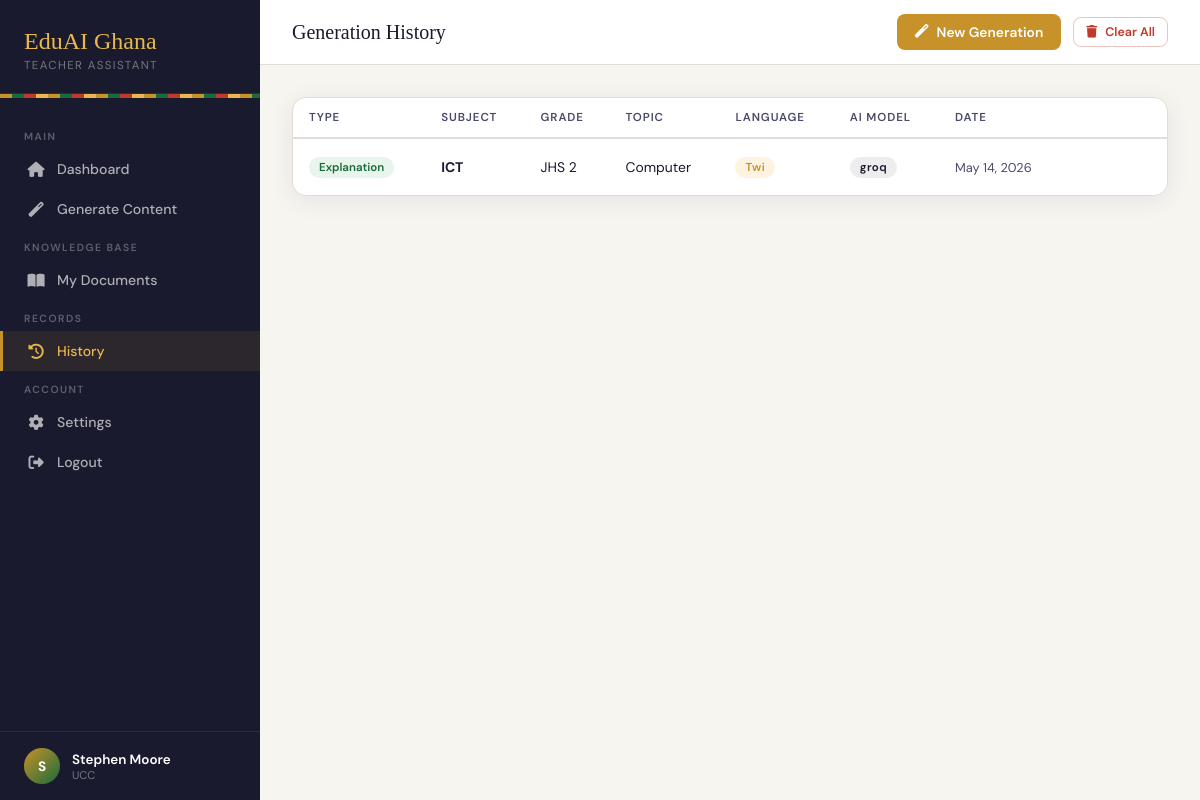
Screenshot of /history (signed in) with the database file from the repository.
### shared/models/database.py (models this page shows)
class User(UserMixin, db.Model):
    __tablename__ = 'users'
    id = db.Column(db.Integer, primary_key=True)
    name = db.Column(db.String(150), nullable=False)
    email = db.Column(db.String(150), unique=True, nullable=False)
    password = db.Column(db.String(200), nullable=False)
    school = db.Column(db.String(200))
    region = db.Column(db.String(100))
    preferred_llm = db.Column(db.String(50), default='groq')
    created_at = db.Column(db.DateTime, default=datetime.utcnow)
    documents = db.relationship('Document', backref='teacher', lazy=True)
    generations = db.relationship('Generation', backref='teacher', lazy=True)

class Generation(db.Model):
    __tablename__ = 'generations'
    id = db.Column(db.Integer, primary_key=True)
    user_id = db.Column(db.Integer, db.ForeignKey('users.id'), nullable=False)
    subject = db.Column(db.String(100))
    grade_level = db.Column(db.String(50))
    generation_type = db.Column(db.String(50))  # lesson_plan, exam_questions, examples, explanation
    prompt = db.Column(db.Text)
    response_english = db.Column(db.Text)
    response_translated = db.Column(db.Text)
    target_language = db.Column(db.String(50))
    audio_url = db.Column(db.String(500))
    llm_used = db.Column(db.String(50))
    created_at = db.Column(db.DateTime, default=datetime.utcnow)

### flask_app/routes/generate.py (the view)
@gen_bp.route('/history')
@login_required
def history():
    gens = Generation.query.filter_by(user_id=current_user.id)\
        .order_by(Generation.created_at.desc()).all()
    return render_template('generate/history.html',
                           generations=gens,
                           generation_types=GENERATION_TYPES,
                           languages=TRANSLATION_LANGUAGES)

### flask_app/templates/generate/history.html (shortened to what this page needs)
{% extends "base.html" %}
{% block page_title %}Generation History{% endblock %}
{% block topbar_actions %}
<a href="{{ url_for('generate.index') }}" class="btn btn-primary"><i class="fas fa-magic"></i> New Generation</a>
{% if generations %}
<button class="btn btn-outline btn-sm" style="color:var(--red);border-color:rgba(192,57,43,0.3);"
  onclick="openDeleteModal('all', null, 'all {{ generations|length }} generations')">
  <i class="fas fa-trash"></i> Clear All
</button>
{% endif %}
{% endblock %}
{% block content %}
<div class="card">
  <div class="card-body" style="padding:0;">
    {% if generations %}
    <table class="table">
      <thead>
        <tr>
          <th>Type</th>
          <th>Subject</th>
          <th>Grade</th>
          <th>Topic</th>
          <th>Language</th>
          <th>AI Model</th>
          <th>Date</th>
          <th style="width:90px;"></th>
        </tr>
      </thead>
      <tbody>
        {% for g in generations %}
        <tr style="cursor:pointer;">
          <td onclick="window.location='{{ '/history/' ~ g.id }}'">
            <span class="gen-type-pill pill-{{ g.generation_type }}">{{ g.generation_type.replace('_',' ').title() }}</span>
          </td>
          <td onclick="window.location='{{ '/history/' ~ g.id }}'"><strong>{{ g.subject }}</strong></td>
          <td onclick="window.location='{{ '/history/' ~ g.id }}'">{{ g.grade_level }}</td>
          <td onclick="window.location='{{ '/history/' ~ g.id }}'">
            {{ g.prompt[:38] }}{% if g.prompt|length > 38 %}...{% endif %}
          </td>
          <td onclick="window.location='{{ '/history/' ~ g.id }}'">
            {% if g.target_language %}
              <span class="badge badge-gold">{{ languages.get(g.target_language, g.target_language) }}</span>
            {% else %}<span style="color:var(--mid);font-size:0.8rem;">English</span>{% endif %}
          </td>
          <td onclick="window.location='{{ '/history/' ~ g.id }}'">
            <span class="badge badge-dark">{{ g.llm_used }}</span>
          </td>
          <td onclick="window.location='{{ '/history/' ~ g.id }}'">
            <span style="color:var(--mid);font-size:0.8rem;white-space:nowrap;">{{ g.created_at.strftime('%b %d, %Y') }}</span>
          </td>
          <td>
          </td>
        </tr>
        {% endfor %}
      </tbody>
    </table>
    {% endif %}
  </div>
</div>
{% endblock %}

### flask_app/templates/base.html (shortened to what this page needs)
<!DOCTYPE html>
<html lang="en">
<head>
  <link rel="stylesheet" href="https://cdnjs.cloudflare.com/ajax/libs/font-awesome/6.5.1/css/all.min.css">
</head>
<body>
{% if current_user.is_authenticated %}
<nav class="sidebar">
  <div class="sidebar-brand">
    <div class="logo-text">EduAI Ghana</div>
    <div class="logo-sub">Teacher Assistant</div>
  </div>
  <div class="sidebar-kente"></div>
  <div class="sidebar-nav">
    <div class="nav-section-label">Main</div>
    <a href="{{ url_for('dashboard.home') }}" class="nav-link {% if request.endpoint == 'dashboard.home' %}active{% endif %}">
      <i class="fas fa-home"></i> Dashboard
    </a>
    <a href="{{ url_for('generate.index') }}" class="nav-link {% if request.endpoint in ['generate.index','generate.generate'] %}active{% endif %}">
      <i class="fas fa-magic"></i> Generate Content
    </a>
    <div class="nav-section-label">Knowledge Base</div>
    <a href="{{ url_for('documents.index') }}" class="nav-link {% if request.endpoint == 'documents.index' %}active{% endif %}">
      <i class="fas fa-book-open"></i> My Documents
    </a>
    <div class="nav-section-label">Records</div>
    <a href="{{ url_for('generate.history') }}" class="nav-link {% if request.endpoint == 'generate.history' %}active{% endif %}">
      <i class="fas fa-history"></i> History
    </a>
    <div class="nav-section-label">Account</div>
    <a href="{{ url_for('settings.index') }}" class="nav-link {% if request.endpoint == 'settings.index' %}active{% endif %}">
      <i class="fas fa-cog"></i> Settings
    </a>
    <a href="{{ url_for('auth.logout') }}" class="nav-link">
      <i class="fas fa-sign-out-alt"></i> Logout
    </a>
  </div>
  <div class="sidebar-user">
    <div class="user-avatar">{{ current_user.name[0].upper() }}</div>
    <div class="user-info">
      <div class="user-name">{{ current_user.name }}</div>
      <div class="user-role">{{ current_user.school or 'Teacher' }}</div>
    </div>
  </div>
</nav>
<div class="main-wrapper">
  <div class="topbar">
    <div class="topbar-title">{% block page_title %}{% endblock %}</div>
    <div class="topbar-actions">{% block topbar_actions %}{% endblock %}</div>
  </div>
  <div class="main-content">
    {% block content %}{% endblock %}
  </div>
</div>
{% else %}
{% block auth_content %}{% endblock %}
{% endif %}
</body>
</html>

### flask_app/templates/base.html (style rules this page uses)
:root { --gold: #C8922A; --gold-light: #E8B84B; --gold-pale: #FDF3E0; --green: #1A6B3A; --green-light: #2D9653; --green-pale: #E8F5ED; --red: #C0392B; --dark: #1A1A2E; --dark-2: #2D2D44; --mid: #4A4A6A; --light: #F7F5F0; --white: #FFFFFF; --border: #E2DDD6; --shadow: 0 4px 24px rgba(26,26,46,0.08); --shadow-lg: 0 12px 48px rgba(26,26,46,0.14); --radius: 14px; --radius-sm: 8px; --font-display: 'Playfair Display', serif; --font-body: 'DM Sans', sans-serif; --font-mono: 'DM Mono', monospace; }
*, *::before, *::after { box-sizing: border-box; margin: 0; padding: 0; }
body { font-family: var(--font-body); background: var(--light); color: var(--dark); min-height: 100vh; display: flex; }
.sidebar { width: 260px; min-height: 100vh; background: var(--dark); display: flex; flex-direction: column; position: fixed; top: 0; left: 0; z-index: 100; transition: transform 0.3s; }
.sidebar-brand { padding: 28px 24px 20px; border-bottom: 1px solid rgba(255,255,255,0.08); }
.sidebar-brand .logo-text { font-family: var(--font-display); font-size: 1.5rem; color: var(--gold-light); line-height: 1.1; }
.sidebar-brand .logo-sub { font-size: 0.72rem; color: rgba(255,255,255,0.4); letter-spacing: 0.12em; text-transform: uppercase; margin-top: 4px; }
.sidebar-kente { height: 4px; background: repeating-linear-gradient(90deg, var(--gold) 0 12px, var(--green) 12px 24px, var(--red) 24px 36px, var(--gold-light) 36px 48px); margin: 0; }
.sidebar-nav { padding: 20px 0; flex: 1; }
.nav-section-label { font-size: 0.65rem; letter-spacing: 0.14em; text-transform: uppercase; color: rgba(255,255,255,0.3); padding: 12px 24px 6px; font-weight: 600; }
.nav-link { display: flex; align-items: center; gap: 12px; padding: 11px 24px; color: rgba(255,255,255,0.65); text-decoration: none; font-size: 0.88rem; font-weight: 500; border-left: 3px solid transparent; transition: all 0.2s; }
.nav-link.active { color: var(--gold-light); border-left-color: var(--gold); background: rgba(200,146,42,0.1); }
.nav-link i { width: 18px; text-align: center; font-size: 0.95rem; }
.sidebar-user { padding: 16px 24px; border-top: 1px solid rgba(255,255,255,0.08); display: flex; align-items: center; gap: 12px; }
.user-avatar { width: 36px; height: 36px; border-radius: 50%; background: linear-gradient(135deg, var(--gold), var(--green)); display: flex; align-items: center; justify-content: center; font-weight: 700; font-size: 0.85rem; color: white; flex-shrink: 0; }
.user-info .user-name { font-size: 0.84rem; font-weight: 600; color: var(--white); }
.user-info .user-role { font-size: 0.7rem; color: rgba(255,255,255,0.4); }
.main-wrapper { margin-left: 260px; flex: 1; min-height: 100vh; display: flex; flex-direction: column; }
.topbar { background: var(--white); border-bottom: 1px solid var(--border); padding: 14px 32px; display: flex; align-items: center; justify-content: space-between; position: sticky; top: 0; z-index: 50; }
.topbar-title { font-family: var(--font-display); font-size: 1.25rem; color: var(--dark); }
.topbar-actions { display: flex; align-items: center; gap: 12px; }
.btn { display: inline-flex; align-items: center; gap: 8px; padding: 9px 18px; border-radius: var(--radius-sm); font-family: var(--font-body); font-size: 0.86rem; font-weight: 600; cursor: pointer; border: none; text-decoration: none; transition: all 0.2s; }
.btn-primary { background: var(--gold); color: white; }
.btn-outline { background: transparent; border: 1.5px solid var(--border); color: var(--mid); }
.btn-sm { padding: 6px 12px; font-size: 0.78rem; }
.main-content { padding: 32px; flex: 1; }
.card { background: var(--white); border-radius: var(--radius); border: 1px solid var(--border); box-shadow: var(--shadow); overflow: hidden; }
.card-body { padding: 24px; }
.badge { display: inline-block; padding: 3px 10px; border-radius: 20px; font-size: 0.72rem; font-weight: 600; letter-spacing: 0.04em; }
.badge-gold { background: var(--gold-pale); color: var(--gold); }
.badge-dark { background: rgba(26,26,46,0.08); color: var(--dark); }
.table { width: 100%; border-collapse: collapse; font-size: 0.87rem; }
.table th { padding: 12px 16px; text-align: left; font-size: 0.72rem; text-transform: uppercase; letter-spacing: 0.08em; color: var(--mid); border-bottom: 2px solid var(--border); font-weight: 600; }
.table td { padding: 14px 16px; border-bottom: 1px solid var(--border); color: var(--dark); vertical-align: middle; }
.table tr:last-child td { border-bottom: none; }

### rows the page displays
User: name "S", name "Stephen Moore", school "UCC"
Generation: generation_type.replace "Explanation", subject "ICT", grade_level "JHS 2", prompt "Computer", get "Twi", llm_used "groq", created_at "May 14, 2026"
